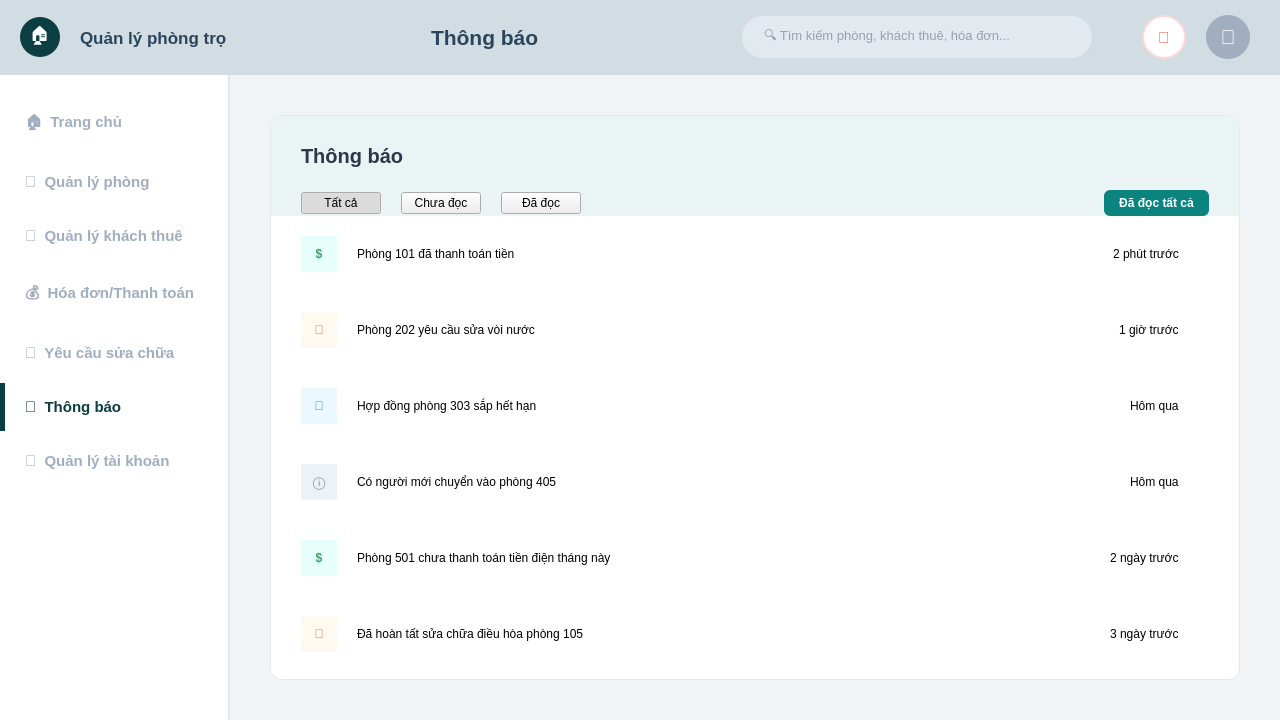
<?xml version="1.0" encoding="UTF-8"?>
<ui version="4.0">
 <class>MainWindow</class>
 <widget class="QMainWindow" name="MainWindow">
  <property name="geometry">
   <rect>
    <x>0</x>
    <y>0</y>
    <width>1280</width>
    <height>720</height>
   </rect>
  </property>
  <property name="minimumSize">
   <size>
    <width>1280</width>
    <height>720</height>
   </size>
  </property>
  <property name="windowTitle">
   <string>Thông báo</string>
  </property>
  <property name="styleSheet">
   <string>QMainWindow { background-color: #f0f4f7; }</string>
  </property>
  <widget class="QWidget" name="centralwidget">
   <property name="styleSheet">
    <string>QWidget#centralwidget { background-color: #f0f4f7; }</string>
   </property>
   <layout class="QVBoxLayout" name="verticalLayout">
    <property name="spacing">
     <number>0</number>
    </property>
    <property name="leftMargin">
     <number>0</number>
    </property>
    <property name="topMargin">
     <number>0</number>
    </property>
    <property name="rightMargin">
     <number>0</number>
    </property>
    <property name="bottomMargin">
     <number>0</number>
    </property>
    <item>
     <widget class="QWidget" name="headerWidget" native="true">
      <property name="minimumSize">
       <size>
        <width>0</width>
        <height>75</height>
       </size>
      </property>
      <property name="maximumSize">
       <size>
        <width>16777215</width>
        <height>75</height>
       </size>
      </property>
      <property name="styleSheet">
       <string>QWidget#headerWidget { background-color: #d1dde3; }</string>
      </property>
      <layout class="QHBoxLayout" name="horizontalLayout">
       <property name="spacing">
        <number>20</number>
       </property>
       <property name="leftMargin">
        <number>20</number>
       </property>
       <property name="rightMargin">
        <number>30</number>
       </property>
       <item>
        <widget class="QLabel" name="logoIcon">
         <property name="minimumSize">
          <size>
           <width>40</width>
           <height>40</height>
          </size>
         </property>
         <property name="maximumSize">
          <size>
           <width>40</width>
           <height>40</height>
          </size>
         </property>
         <property name="styleSheet">
          <string>background-color: #0b3d42; border-radius: 20px; color: white; font-size: 18px;</string>
         </property>
         <property name="text">
          <string>🏠</string>
         </property>
         <property name="alignment">
          <set>Qt::AlignCenter</set>
         </property>
        </widget>
       </item>
       <item>
        <widget class="QLabel" name="logoText">
         <property name="font">
          <font>
           <family>Segoe UI</family>
           <pointsize>13</pointsize>
           <weight>75</weight>
           <bold>true</bold>
          </font>
         </property>
         <property name="styleSheet">
          <string>color: #2b455b;</string>
         </property>
         <property name="text">
          <string>Quản lý phòng trọ</string>
         </property>
        </widget>
       </item>
       <item>
        <spacer name="spacer1">
         <property name="orientation">
          <enum>Qt::Horizontal</enum>
         </property>
         <property name="sizeHint" stdset="0">
          <size>
           <width>20</width>
           <height>20</height>
          </size>
         </property>
        </spacer>
       </item>
       <item>
        <widget class="QLabel" name="lblPageTitle">
         <property name="font">
          <font>
           <family>Segoe UI</family>
           <pointsize>16</pointsize>
           <weight>75</weight>
           <bold>true</bold>
          </font>
         </property>
         <property name="styleSheet">
          <string>color: #2b455b;</string>
         </property>
         <property name="text">
          <string>Thông báo</string>
         </property>
        </widget>
       </item>
       <item>
        <spacer name="spacer2">
         <property name="orientation">
          <enum>Qt::Horizontal</enum>
         </property>
         <property name="sizeHint" stdset="0">
          <size>
           <width>40</width>
           <height>20</height>
          </size>
         </property>
        </spacer>
       </item>
       <item>
        <widget class="QLineEdit" name="searchBar">
         <property name="minimumSize">
          <size>
           <width>350</width>
           <height>42</height>
          </size>
         </property>
         <property name="maximumSize">
          <size>
           <width>400</width>
           <height>42</height>
          </size>
         </property>
         <property name="font">
          <font>
           <pointsize>10</pointsize>
          </font>
         </property>
         <property name="styleSheet">
          <string>QLineEdit {
	background-color: #e2eaf0;
	border-radius: 21px;
	padding: 5px 20px;
	border: none;
	color: #4a5568;
}</string>
         </property>
         <property name="placeholderText">
          <string>🔍 Tìm kiếm phòng, khách thuê, hóa đơn...</string>
         </property>
        </widget>
       </item>
       <item>
        <spacer name="spacer3">
         <property name="orientation">
          <enum>Qt::Horizontal</enum>
         </property>
         <property name="sizeHint" stdset="0">
          <size>
           <width>30</width>
           <height>20</height>
          </size>
         </property>
         <property name="sizeType">
          <enum>QSizePolicy::Fixed</enum>
         </property>
        </spacer>
       </item>
       <item>
        <widget class="QPushButton" name="btnBell">
         <property name="minimumSize">
          <size>
           <width>44</width>
           <height>44</height>
          </size>
         </property>
         <property name="maximumSize">
          <size>
           <width>44</width>
           <height>44</height>
          </size>
         </property>
         <property name="styleSheet">
          <string>QPushButton { background-color: white; border-radius: 22px; color: #f56565; font-size: 16px; font-weight: bold; border: 2px solid #fed7d7; }</string>
         </property>
         <property name="text">
          <string>🔔</string>
         </property>
        </widget>
       </item>
       <item>
        <widget class="QLabel" name="lblAvatar">
         <property name="minimumSize">
          <size>
           <width>44</width>
           <height>44</height>
          </size>
         </property>
         <property name="maximumSize">
          <size>
           <width>44</width>
           <height>44</height>
          </size>
         </property>
         <property name="styleSheet">
          <string>background-color: #a0aec0; border-radius: 22px; color: white; font-size: 20px;</string>
         </property>
         <property name="text">
          <string>👤</string>
         </property>
         <property name="alignment">
          <set>Qt::AlignCenter</set>
         </property>
        </widget>
       </item>
      </layout>
     </widget>
    </item>
    <item>
     <layout class="QHBoxLayout" name="mainHLayout">
      <property name="spacing">
       <number>0</number>
      </property>
      <item>
       <widget class="QWidget" name="sidebarWidget" native="true">
        <property name="minimumSize">
         <size>
          <width>230</width>
          <height>0</height>
         </size>
        </property>
        <property name="maximumSize">
         <size>
          <width>230</width>
          <height>16777215</height>
         </size>
        </property>
        <property name="styleSheet">
         <string>QWidget#sidebarWidget { background-color: white; border-right: 2px solid #e2e8f0; }
QPushButton { text-align: left; padding: 15px 25px; border: none; background-color: transparent; color: #a0aec0; font-size: 15px; font-weight: bold; }
QPushButton:hover { color: #2b455b; }
QPushButton:checked { color: #0b3d42; border-left: 5px solid #0b3d42; padding-left: 20px; }</string>
        </property>
        <layout class="QVBoxLayout" name="verticalLayout_2">
         <property name="leftMargin">
          <number>0</number>
         </property>
         <property name="topMargin">
          <number>20</number>
         </property>
         <property name="rightMargin">
          <number>0</number>
         </property>
         <property name="bottomMargin">
          <number>20</number>
         </property>
         <item>
          <widget class="QPushButton" name="navTrangChu">
           <property name="text">
            <string>🏠  Trang chủ</string>
           </property>
           <property name="checkable">
            <bool>true</bool>
           </property>
          </widget>
         </item>
         <item>
          <widget class="QPushButton" name="navQuanLyPhong">
           <property name="text">
            <string>🏢  Quản lý phòng</string>
           </property>
           <property name="checkable">
            <bool>true</bool>
           </property>
          </widget>
         </item>
         <item>
          <widget class="QPushButton" name="navQuanLyKhachThu">
           <property name="text">
            <string>👥  Quản lý khách thuê</string>
           </property>
           <property name="checkable">
            <bool>true</bool>
           </property>
          </widget>
         </item>
         <item>
          <widget class="QPushButton" name="navHoaDon">
           <property name="text">
            <string>💰  Hóa đơn/Thanh toán</string>
           </property>
           <property name="checkable">
            <bool>true</bool>
           </property>
          </widget>
         </item>
         <item>
          <widget class="QPushButton" name="navSuaChua">
           <property name="text">
            <string>🔧  Yêu cầu sửa chữa</string>
           </property>
           <property name="checkable">
            <bool>true</bool>
           </property>
          </widget>
         </item>
         <item>
          <widget class="QPushButton" name="navThongBao">
           <property name="text">
            <string>🔔  Thông báo</string>
           </property>
           <property name="checkable">
            <bool>true</bool>
           </property>
           <property name="checked">
            <bool>true</bool>
           </property>
          </widget>
         </item>
         <item>
          <widget class="QPushButton" name="navTaiKhoan">
           <property name="text">
            <string>👤  Quản lý tài khoản</string>
           </property>
           <property name="checkable">
            <bool>true</bool>
           </property>
          </widget>
         </item>
         <item>
          <spacer name="verticalSpacer">
           <property name="orientation">
            <enum>Qt::Vertical</enum>
           </property>
           <property name="sizeHint" stdset="0">
            <size>
             <width>20</width>
             <height>40</height>
            </size>
           </property>
          </spacer>
         </item>
        </layout>
       </widget>
      </item>
      <item>
       <widget class="QStackedWidget" name="mainContentStack">
        <widget class="QWidget" name="pageThongBao">
         <property name="styleSheet">
          <string>
                    QWidget#pageThongBao { background-color: #f0f4f7; }
                    QFrame#CardThongBao { background-color: white; border-radius: 12px; border: 1px solid #e2e8f0; }
                    QFrame#HeaderThongBao { background-color: #ebf4f4; border-top-left-radius: 12px; border-top-right-radius: 12px; }
                    QLabel#TitleThongBao { font-size: 20px; font-weight: bold; color: #2d3748; }
                    
                    QPushButton.TabBtn { background-color: transparent; border: none; font-size: 14px; color: #718096; font-weight: bold; padding-bottom: 8px; }
                    QPushButton.TabBtn:checked { color: #0b8480; border-bottom: 2px solid #0b8480; }
                    
                    QPushButton#BtnMarkAllRead { background-color: #0b8480; color: white; border-radius: 6px; padding: 6px 15px; font-weight: bold; font-size: 12px; }
                    
                    QFrame.NotifRow { border-bottom: 1px solid #edf2f7; background-color: white; }
                    QFrame.NotifRow:hover { background-color: #f7fafc; }
                    
                    QLabel.IconBox { border-radius: 18px; font-size: 16px; }
                    QLabel.TextUnread { font-size: 14px; font-weight: bold; color: #2d3748; }
                    QLabel.TextRead { font-size: 14px; color: #4a5568; }
                    QLabel.TimeText { font-size: 12px; color: #a0aec0; }
                    QLabel.TimeTextUnread { font-size: 12px; color: #0b8480; font-weight: bold; }
                    QLabel.RedDot { background-color: #e53e3e; border-radius: 5px; }
                </string>
         </property>
         <layout class="QVBoxLayout">
          <property name="spacing">
           <number>0</number>
          </property>
          <property name="leftMargin">
           <number>40</number>
          </property>
          <property name="topMargin">
           <number>40</number>
          </property>
          <property name="rightMargin">
           <number>40</number>
          </property>
          <property name="bottomMargin">
           <number>40</number>
          </property>
          <item>
           <widget class="QFrame" name="CardThongBao">
            <layout class="QVBoxLayout">
             <property name="margin">
              <number>0</number>
             </property>
             <property name="spacing">
              <number>0</number>
             </property>
             <item>
              <widget class="QFrame" name="HeaderThongBao">
               <property name="minimumSize">
                <size>
                 <width>0</width>
                 <height>100</height>
                </size>
               </property>
               <property name="maximumSize">
                <size>
                 <width>16777215</width>
                 <height>100</height>
                </size>
               </property>
               <layout class="QVBoxLayout">
                <property name="leftMargin">
                 <number>30</number>
                </property>
                <property name="topMargin">
                 <number>25</number>
                </property>
                <property name="rightMargin">
                 <number>30</number>
                </property>
                <property name="bottomMargin">
                 <number>0</number>
                </property>
                <property name="spacing">
                 <number>20</number>
                </property>
                <item>
                 <widget class="QLabel" name="TitleThongBao">
                  <property name="text">
                   <string>Thông báo</string>
                  </property>
                 </widget>
                </item>
                <item>
                 <layout class="QHBoxLayout">
                  <property name="spacing">
                   <number>20</number>
                  </property>
                  <item>
                   <widget class="QPushButton">
                    <property name="text">
                     <string>Tất cả</string>
                    </property>
                    <property name="class">
                     <string>TabBtn</string>
                    </property>
                    <property name="checkable">
                     <bool>true</bool>
                    </property>
                    <property name="checked">
                     <bool>true</bool>
                    </property>
                    <property name="cursor">
                     <cursorShape>PointingHandCursor</cursorShape>
                    </property>
                   </widget>
                  </item>
                  <item>
                   <widget class="QPushButton">
                    <property name="text">
                     <string>Chưa đọc</string>
                    </property>
                    <property name="class">
                     <string>TabBtn</string>
                    </property>
                    <property name="checkable">
                     <bool>true</bool>
                    </property>
                    <property name="cursor">
                     <cursorShape>PointingHandCursor</cursorShape>
                    </property>
                   </widget>
                  </item>
                  <item>
                   <widget class="QPushButton">
                    <property name="text">
                     <string>Đã đọc</string>
                    </property>
                    <property name="class">
                     <string>TabBtn</string>
                    </property>
                    <property name="checkable">
                     <bool>true</bool>
                    </property>
                    <property name="cursor">
                     <cursorShape>PointingHandCursor</cursorShape>
                    </property>
                   </widget>
                  </item>
                  <item>
                   <spacer>
                    <property name="orientation">
                     <enum>Qt::Horizontal</enum>
                    </property>
                    <property name="sizeHint">
                     <size>
                      <width>40</width>
                      <height>20</height>
                     </size>
                    </property>
                   </spacer>
                  </item>
                  <item>
                   <widget class="QPushButton" name="BtnMarkAllRead">
                    <property name="text">
                     <string>Đã đọc tất cả</string>
                    </property>
                    <property name="cursor">
                     <cursorShape>PointingHandCursor</cursorShape>
                    </property>
                   </widget>
                  </item>
                 </layout>
                </item>
               </layout>
              </widget>
             </item>
             <item>
              <widget class="QScrollArea">
               <property name="widgetResizable">
                <bool>true</bool>
               </property>
               <property name="styleSheet">
                <string>border: none; background-color: transparent;</string>
               </property>
               <widget class="QWidget">
                <layout class="QVBoxLayout" name="listLayout">
                 <property name="margin">
                  <number>0</number>
                 </property>
                 <property name="spacing">
                  <number>0</number>
                 </property>
                 <item>
                  <widget class="QFrame">
                   <property name="class">
                    <string>NotifRow</string>
                   </property>
                   <property name="minimumSize">
                    <size>
                     <width>0</width>
                     <height>70</height>
                    </size>
                   </property>
                   <layout class="QHBoxLayout">
                    <property name="leftMargin">
                     <number>30</number>
                    </property>
                    <property name="rightMargin">
                     <number>30</number>
                    </property>
                    <property name="spacing">
                     <number>20</number>
                    </property>
                    <item>
                     <widget class="QLabel">
                      <property name="text">
                       <string>$</string>
                      </property>
                      <property name="class">
                       <string>IconBox</string>
                      </property>
                      <property name="alignment">
                       <set>Qt::AlignCenter</set>
                      </property>
                      <property name="minimumSize">
                       <size>
                        <width>36</width>
                        <height>36</height>
                       </size>
                      </property>
                      <property name="maximumSize">
                       <size>
                        <width>36</width>
                        <height>36</height>
                       </size>
                      </property>
                      <property name="styleSheet">
                       <string>background-color: #e6fffa; color: #38a169; font-weight: bold;</string>
                      </property>
                     </widget>
                    </item>
                    <item>
                     <widget class="QLabel">
                      <property name="text">
                       <string>Phòng 101 đã thanh toán tiền</string>
                      </property>
                      <property name="class">
                       <string>TextUnread</string>
                      </property>
                     </widget>
                    </item>
                    <item>
                     <spacer>
                      <property name="orientation">
                       <enum>Qt::Horizontal</enum>
                      </property>
                      <property name="sizeHint">
                       <size>
                        <width>40</width>
                        <height>20</height>
                       </size>
                      </property>
                     </spacer>
                    </item>
                    <item>
                     <widget class="QLabel">
                      <property name="text">
                       <string>2 phút trước</string>
                      </property>
                      <property name="class">
                       <string>TimeTextUnread</string>
                      </property>
                     </widget>
                    </item>
                    <item>
                     <widget class="QLabel">
                      <property name="class">
                       <string>RedDot</string>
                      </property>
                      <property name="minimumSize">
                       <size>
                        <width>10</width>
                        <height>10</height>
                       </size>
                      </property>
                      <property name="maximumSize">
                       <size>
                        <width>10</width>
                        <height>10</height>
                       </size>
                      </property>
                     </widget>
                    </item>
                   </layout>
                  </widget>
                 </item>
                 <item>
                  <widget class="QFrame">
                   <property name="class">
                    <string>NotifRow</string>
                   </property>
                   <property name="minimumSize">
                    <size>
                     <width>0</width>
                     <height>70</height>
                    </size>
                   </property>
                   <layout class="QHBoxLayout">
                    <property name="leftMargin">
                     <number>30</number>
                    </property>
                    <property name="rightMargin">
                     <number>30</number>
                    </property>
                    <property name="spacing">
                     <number>20</number>
                    </property>
                    <item>
                     <widget class="QLabel">
                      <property name="text">
                       <string>🔧</string>
                      </property>
                      <property name="class">
                       <string>IconBox</string>
                      </property>
                      <property name="alignment">
                       <set>Qt::AlignCenter</set>
                      </property>
                      <property name="minimumSize">
                       <size>
                        <width>36</width>
                        <height>36</height>
                       </size>
                      </property>
                      <property name="maximumSize">
                       <size>
                        <width>36</width>
                        <height>36</height>
                       </size>
                      </property>
                      <property name="styleSheet">
                       <string>background-color: #fffaf0; color: #dd6b20;</string>
                      </property>
                     </widget>
                    </item>
                    <item>
                     <widget class="QLabel">
                      <property name="text">
                       <string>Phòng 202 yêu cầu sửa vòi nước</string>
                      </property>
                      <property name="class">
                       <string>TextUnread</string>
                      </property>
                     </widget>
                    </item>
                    <item>
                     <spacer>
                      <property name="orientation">
                       <enum>Qt::Horizontal</enum>
                      </property>
                      <property name="sizeHint">
                       <size>
                        <width>40</width>
                        <height>20</height>
                       </size>
                      </property>
                     </spacer>
                    </item>
                    <item>
                     <widget class="QLabel">
                      <property name="text">
                       <string>1 giờ trước</string>
                      </property>
                      <property name="class">
                       <string>TimeTextUnread</string>
                      </property>
                     </widget>
                    </item>
                    <item>
                     <widget class="QLabel">
                      <property name="class">
                       <string>RedDot</string>
                      </property>
                      <property name="minimumSize">
                       <size>
                        <width>10</width>
                        <height>10</height>
                       </size>
                      </property>
                      <property name="maximumSize">
                       <size>
                        <width>10</width>
                        <height>10</height>
                       </size>
                      </property>
                     </widget>
                    </item>
                   </layout>
                  </widget>
                 </item>
                 <item>
                  <widget class="QFrame">
                   <property name="class">
                    <string>NotifRow</string>
                   </property>
                   <property name="minimumSize">
                    <size>
                     <width>0</width>
                     <height>70</height>
                    </size>
                   </property>
                   <layout class="QHBoxLayout">
                    <property name="leftMargin">
                     <number>30</number>
                    </property>
                    <property name="rightMargin">
                     <number>30</number>
                    </property>
                    <property name="spacing">
                     <number>20</number>
                    </property>
                    <item>
                     <widget class="QLabel">
                      <property name="text">
                       <string>📄</string>
                      </property>
                      <property name="class">
                       <string>IconBox</string>
                      </property>
                      <property name="alignment">
                       <set>Qt::AlignCenter</set>
                      </property>
                      <property name="minimumSize">
                       <size>
                        <width>36</width>
                        <height>36</height>
                       </size>
                      </property>
                      <property name="maximumSize">
                       <size>
                        <width>36</width>
                        <height>36</height>
                       </size>
                      </property>
                      <property name="styleSheet">
                       <string>background-color: #ebf8ff; color: #3182ce;</string>
                      </property>
                     </widget>
                    </item>
                    <item>
                     <widget class="QLabel">
                      <property name="text">
                       <string>Hợp đồng phòng 303 sắp hết hạn</string>
                      </property>
                      <property name="class">
                       <string>TextRead</string>
                      </property>
                     </widget>
                    </item>
                    <item>
                     <spacer>
                      <property name="orientation">
                       <enum>Qt::Horizontal</enum>
                      </property>
                      <property name="sizeHint">
                       <size>
                        <width>40</width>
                        <height>20</height>
                       </size>
                      </property>
                     </spacer>
                    </item>
                    <item>
                     <widget class="QLabel">
                      <property name="text">
                       <string>Hôm qua</string>
                      </property>
                      <property name="class">
                       <string>TimeText</string>
                      </property>
                     </widget>
                    </item>
                    <item>
                     <widget class="QLabel">
                      <property name="minimumSize">
                       <size>
                        <width>10</width>
                        <height>10</height>
                       </size>
                      </property>
                      <property name="maximumSize">
                       <size>
                        <width>10</width>
                        <height>10</height>
                       </size>
                      </property>
                     </widget>
                    </item>
                   </layout>
                  </widget>
                 </item>
                 <item>
                  <widget class="QFrame">
                   <property name="class">
                    <string>NotifRow</string>
                   </property>
                   <property name="minimumSize">
                    <size>
                     <width>0</width>
                     <height>70</height>
                    </size>
                   </property>
                   <layout class="QHBoxLayout">
                    <property name="leftMargin">
                     <number>30</number>
                    </property>
                    <property name="rightMargin">
                     <number>30</number>
                    </property>
                    <property name="spacing">
                     <number>20</number>
                    </property>
                    <item>
                     <widget class="QLabel">
                      <property name="text">
                       <string>ⓘ</string>
                      </property>
                      <property name="class">
                       <string>IconBox</string>
                      </property>
                      <property name="alignment">
                       <set>Qt::AlignCenter</set>
                      </property>
                      <property name="minimumSize">
                       <size>
                        <width>36</width>
                        <height>36</height>
                       </size>
                      </property>
                      <property name="maximumSize">
                       <size>
                        <width>36</width>
                        <height>36</height>
                       </size>
                      </property>
                      <property name="styleSheet">
                       <string>background-color: #edf2f7; color: #718096;</string>
                      </property>
                     </widget>
                    </item>
                    <item>
                     <widget class="QLabel">
                      <property name="text">
                       <string>Có người mới chuyển vào phòng 405</string>
                      </property>
                      <property name="class">
                       <string>TextRead</string>
                      </property>
                     </widget>
                    </item>
                    <item>
                     <spacer>
                      <property name="orientation">
                       <enum>Qt::Horizontal</enum>
                      </property>
                      <property name="sizeHint">
                       <size>
                        <width>40</width>
                        <height>20</height>
                       </size>
                      </property>
                     </spacer>
                    </item>
                    <item>
                     <widget class="QLabel">
                      <property name="text">
                       <string>Hôm qua</string>
                      </property>
                      <property name="class">
                       <string>TimeText</string>
                      </property>
                     </widget>
                    </item>
                    <item>
                     <widget class="QLabel">
                      <property name="minimumSize">
                       <size>
                        <width>10</width>
                        <height>10</height>
                       </size>
                      </property>
                      <property name="maximumSize">
                       <size>
                        <width>10</width>
                        <height>10</height>
                       </size>
                      </property>
                     </widget>
                    </item>
                   </layout>
                  </widget>
                 </item>
                 <item>
                  <widget class="QFrame">
                   <property name="class">
                    <string>NotifRow</string>
                   </property>
                   <property name="minimumSize">
                    <size>
                     <width>0</width>
                     <height>70</height>
                    </size>
                   </property>
                   <layout class="QHBoxLayout">
                    <property name="leftMargin">
                     <number>30</number>
                    </property>
                    <property name="rightMargin">
                     <number>30</number>
                    </property>
                    <property name="spacing">
                     <number>20</number>
                    </property>
                    <item>
                     <widget class="QLabel">
                      <property name="text">
                       <string>$</string>
                      </property>
                      <property name="class">
                       <string>IconBox</string>
                      </property>
                      <property name="alignment">
                       <set>Qt::AlignCenter</set>
                      </property>
                      <property name="minimumSize">
                       <size>
                        <width>36</width>
                        <height>36</height>
                       </size>
                      </property>
                      <property name="maximumSize">
                       <size>
                        <width>36</width>
                        <height>36</height>
                       </size>
                      </property>
                      <property name="styleSheet">
                       <string>background-color: #e6fffa; color: #38a169; font-weight: bold;</string>
                      </property>
                     </widget>
                    </item>
                    <item>
                     <widget class="QLabel">
                      <property name="text">
                       <string>Phòng 501 chưa thanh toán tiền điện tháng này</string>
                      </property>
                      <property name="class">
                       <string>TextRead</string>
                      </property>
                     </widget>
                    </item>
                    <item>
                     <spacer>
                      <property name="orientation">
                       <enum>Qt::Horizontal</enum>
                      </property>
                      <property name="sizeHint">
                       <size>
                        <width>40</width>
                        <height>20</height>
                       </size>
                      </property>
                     </spacer>
                    </item>
                    <item>
                     <widget class="QLabel">
                      <property name="text">
                       <string>2 ngày trước</string>
                      </property>
                      <property name="class">
                       <string>TimeText</string>
                      </property>
                     </widget>
                    </item>
                    <item>
                     <widget class="QLabel">
                      <property name="minimumSize">
                       <size>
                        <width>10</width>
                        <height>10</height>
                       </size>
                      </property>
                      <property name="maximumSize">
                       <size>
                        <width>10</width>
                        <height>10</height>
                       </size>
                      </property>
                     </widget>
                    </item>
                   </layout>
                  </widget>
                 </item>
                 <item>
                  <widget class="QFrame">
                   <property name="class">
                    <string>NotifRow</string>
                   </property>
                   <property name="minimumSize">
                    <size>
                     <width>0</width>
                     <height>70</height>
                    </size>
                   </property>
                   <layout class="QHBoxLayout">
                    <property name="leftMargin">
                     <number>30</number>
                    </property>
                    <property name="rightMargin">
                     <number>30</number>
                    </property>
                    <property name="spacing">
                     <number>20</number>
                    </property>
                    <item>
                     <widget class="QLabel">
                      <property name="text">
                       <string>🔧</string>
                      </property>
                      <property name="class">
                       <string>IconBox</string>
                      </property>
                      <property name="alignment">
                       <set>Qt::AlignCenter</set>
                      </property>
                      <property name="minimumSize">
                       <size>
                        <width>36</width>
                        <height>36</height>
                       </size>
                      </property>
                      <property name="maximumSize">
                       <size>
                        <width>36</width>
                        <height>36</height>
                       </size>
                      </property>
                      <property name="styleSheet">
                       <string>background-color: #fffaf0; color: #dd6b20;</string>
                      </property>
                     </widget>
                    </item>
                    <item>
                     <widget class="QLabel">
                      <property name="text">
                       <string>Đã hoàn tất sửa chữa điều hòa phòng 105</string>
                      </property>
                      <property name="class">
                       <string>TextRead</string>
                      </property>
                     </widget>
                    </item>
                    <item>
                     <spacer>
                      <property name="orientation">
                       <enum>Qt::Horizontal</enum>
                      </property>
                      <property name="sizeHint">
                       <size>
                        <width>40</width>
                        <height>20</height>
                       </size>
                      </property>
                     </spacer>
                    </item>
                    <item>
                     <widget class="QLabel">
                      <property name="text">
                       <string>3 ngày trước</string>
                      </property>
                      <property name="class">
                       <string>TimeText</string>
                      </property>
                     </widget>
                    </item>
                    <item>
                     <widget class="QLabel">
                      <property name="minimumSize">
                       <size>
                        <width>10</width>
                        <height>10</height>
                       </size>
                      </property>
                      <property name="maximumSize">
                       <size>
                        <width>10</width>
                        <height>10</height>
                       </size>
                      </property>
                     </widget>
                    </item>
                   </layout>
                  </widget>
                 </item>
                 <item>
                  <spacer>
                   <property name="orientation">
                    <enum>Qt::Vertical</enum>
                   </property>
                  </spacer>
                 </item>
                </layout>
               </widget>
              </widget>
             </item>
            </layout>
           </widget>
          </item>
         </layout>
        </widget>
       </widget>
      </item>
     </layout>
    </item>
   </layout>
  </widget>
 </widget>
 <resources />
 <connections />
</ui>
